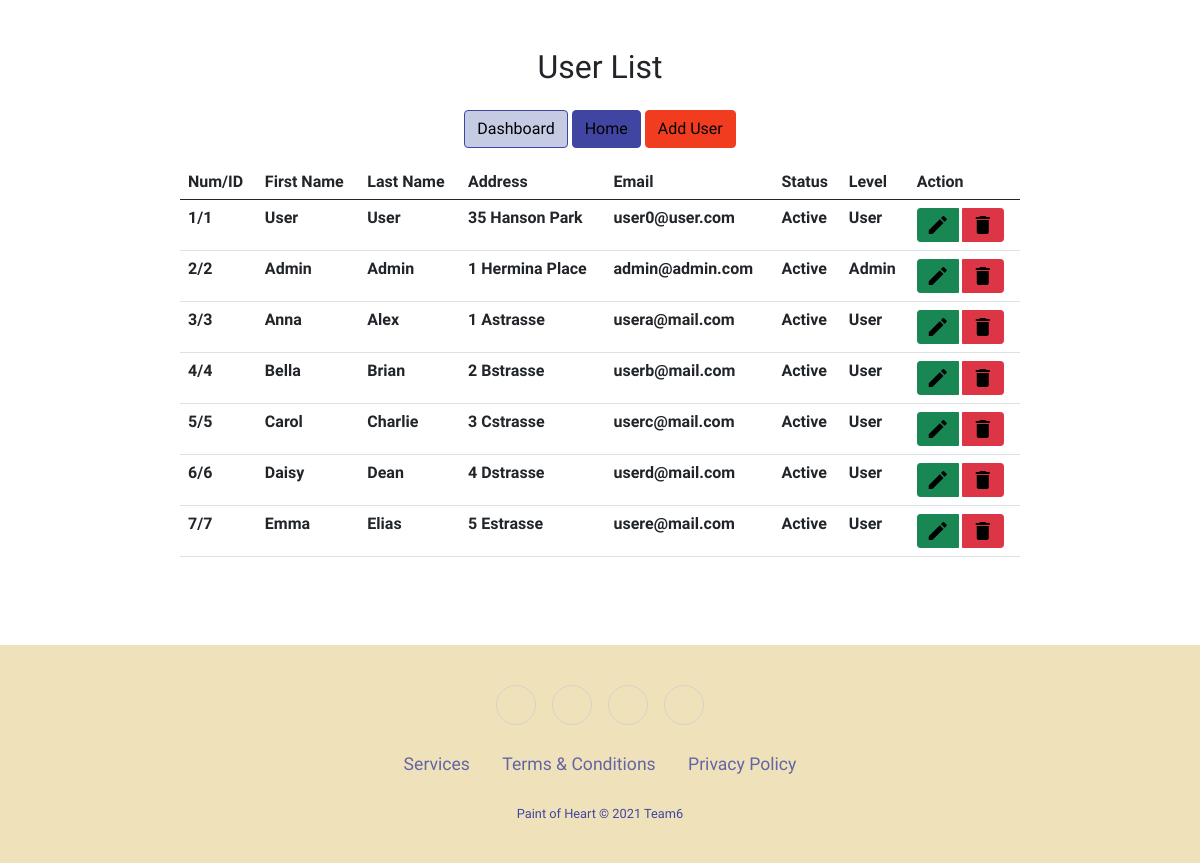
Screenshot of /actions/user_list.php (signed in) with the database file from the repository.
### tables this page shows
CREATE TABLE `user` (
  `id` int(11) NOT NULL,
  `f_name` varchar(50) NOT NULL,
  `l_name` varchar(50) NOT NULL,
  `address` varchar(100) NOT NULL,
  `email` varchar(50) NOT NULL,
  `password` varchar(255) NOT NULL,
  `user_state` int(1) NOT NULL DEFAULT 1,
  `user_level` int(1) NOT NULL DEFAULT 0
);

### classes/database.class.php (called while the page is built, shortened)
<?php
Class Database{
    public $host   = "";
    public $user   = "";
    public $pass   = "";
    public $dbname = "";
    public $link;
    private function connectDB(){
    $this->link = new mysqli($this->host, $this->user, $this->pass,
    $this->dbname);
    mysqli_set_charset($this->link, "utf8");
    }
   public function select($query){
     $result = $this->link->query($query) or
      die($this->link->error.__LINE__);
     if($result->num_rows > 0){
       return $result;
     } else {
       return false;
     }
    }
   }
?>

### classes/user.class.php (called while the page is built, shortened)
<?php
  class User{
    private $db;
	 	public function __construct(){
	      $this->db = new Database();
	    }
	 public function getAllUser(){
	 	$query = "SELECT * FROM `user`";
	 	$selected_row = $this->db->select($query);
	 	return $selected_row;
	 }
 }
?>

### actions/user_list.php (the view, shortened to what this page needs)
<?php
$userObj = new User();
 ?>
<div class="grid_10">
    <div class="box round first grid">
<!DOCTYPE html>
<html lang="en">
<head>
    <?php include_once '../components/boot.php';?>
	<link rel="stylesheet" href="../components/style.css">
</head>
<body>
        <h2>User List</h2>
		<a href="../admin.php" class='btn btn-success my-3 dash-btn'>Dashboard</a>
		<a href="../home.php" class='btn btn-success my-3 home-btn'>Home</a>
		<a href="user_add.php" class='btn btn-success my-3 save-btn'>Add User</a>
        <div class="block">
			<table class="table" id="example">
				<thead>
					<tr>
						<th scope="col">Num/ID</th>
						<th scope="col">First Name</th>
						<th scope="col">Last Name</th>
						<th scope="col">Address</th>
						<th scope="col">Email</th>
						<th scope="col">Status</th>
						<th scope="col">Level</th>
						<th scope="col">Action</th>
					</tr>
				</thead>
			<tbody>
		<?php
			$getData = $userObj->getAllUser();
			if ($getData) {
				$i=0;
				while ($user = $getData->fetch_assoc()) {
					$i++;
		?>
				<tr class="odd gradeX">
					<td><?php echo $i.'/'.$user['id']; ?></td>
					<td><?php echo $user['f_name'] ;?></td>
					<td><?php echo $user['l_name'] ;?></td>
					<td><?php echo $user['address'] ;?></td>
					<td><?php echo $user['email'] ;?></td>
					<td><?php
					if ($user['user_state'] == 1) {
						echo 'Active';
					} else if ($user['user_state'] == 0) {
						echo 'Banned';
					}
					?></td>
					<td><?php
					if ($user['user_level'] == 0) {
						echo 'User';
					} else if ($user['user_level'] == 1) {
						echo 'Admin';
					}
					?></td>
					<td><div class="btn-group">
						<a class="btn btn-success btn-sm" href="user_edit.php?userId=<?php echo $user['id'] ?>" title="Edit"><i class='material-icons'>&#xE254;</i></a>&nbsp;
					<a onclick="return confirm('Are you sure to delete this user (<?php echo $user['email'] ?>)?')" class= "btn btn-danger btn-sm" href="?delId=<?php echo $user['id'] ?>" title="Delete"><i class='material-icons'>&#xE872;</i></a>
				</div></td>
				</tr>
		<?php } } ?>
			</tbody>
		</table>
       </div>
    </div>
</div>
<?php include '../components/footer.php';?>
</body>
</html>

### components/style.css (style rules this page uses)
* { font-family: "Martel", serif; }
a:link, a:hover, a:visited { color: black; text-decoration: none; }
.home-btn { background-color: #4045a1 !important; border-color: #4045a1; color: white; }
.save-btn { background-color: #f13c20 !important; border-color: #f13c20; color: white; }
.dash-btn { background-color: #c5cbe3 !important; border-color: #c5cbe3; color: black; border-color: #4045a1; }
html, body { height: 100%; margin: 0; padding: 0; }
.grid_10 { margin-top: 4%; margin-bottom: 4%; padding-bottom: 2%; text-align: center; }
#example { width: 70%; margin-left: 15%; margin-right: 15%; }
thead, tr, th { font-weight: bold; }

### rows the page displays
user: id "1", f_name "User", l_name "User", address "35 Hanson Park", email "user0@user.com", user_state "Active", user_level "User"
user: id "2", f_name "Admin", l_name "Admin", address "1 Hermina Place", email "admin@admin.com", user_state "Active", user_level "Admin"
user: id "3", f_name "Anna", l_name "Alex", address "1 Astrasse", email "usera@mail.com", user_state "Active", user_level "User"
user: id "4", f_name "Bella", l_name "Brian", address "2 Bstrasse", email "userb@mail.com", user_state "Active", user_level "User"
user: id "5", f_name "Carol", l_name "Charlie", address "3 Cstrasse", email "userc@mail.com", user_state "Active", user_level "User"
user: id "6", f_name "Daisy", l_name "Dean", address "4 Dstrasse", email "userd@mail.com", user_state "Active", user_level "User"
user: id "7", f_name "Emma", l_name "Elias", address "5 Estrasse", email "usere@mail.com", user_state "Active", user_level "User"
